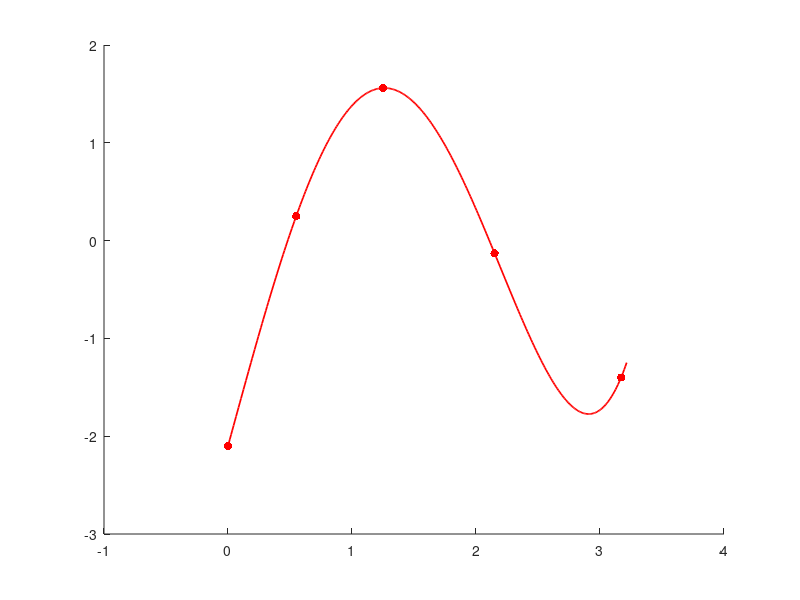
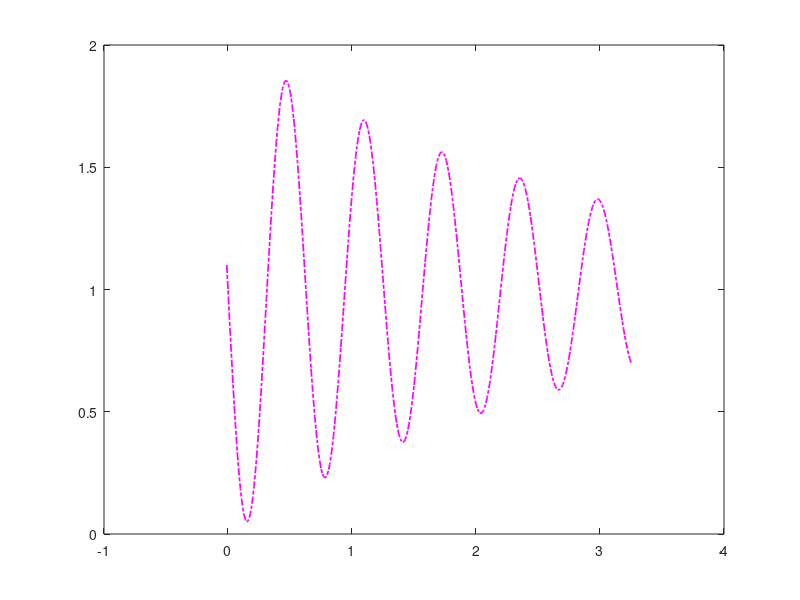

Reproduce these figures in MATLAB, in order. (Note: this script raises an error after producing the figures.)
format long;

clearvars all;  %limpia todas las variables
clc;    %limpia todo el texto de la comanda de windows

x = [0.; 0.55; 1.25; 2.15;3.17];
y = [-2.1; 0.25; 1.56; -0.13; -1.4];

%plot example
figure(1)
scatter(x,y, 'r', 'filled');
hold on;

%plotting a curve

%def the function
xx = -0.01:0.01:3.25;
fun = @(t) (1-exp(-t/3).*sin(10*t));
zz = fun(xx); 

figure(2)
plot(xx, zz, 'm-.', 'Linewidth', 1.25);


%bucle for
N=length(x)
for j=1:N
    sum(j) = x(j) + y(j);
end

%if...else
if(length(x) ~= length(y))
    fprintf('Warning: different lengths \n');
else
    fprintf('Ok. Their length is %d\n', length(x));
    
    %creo la matriu A
    A = [x.^4,x.^3,x.^2,x.^1,x.^0];
    
    if(det(A) < 10^-10)
        error('Break');
        fprintf('Matrix is singular');
    
    else
        coeff = A\y;
        
        xx = x(1)-0.005: 0.01: x(5)+0.05;
        yy = polyval(coeff,xx);
        
        figure(1)
        plot(xx,yy,'r-', 'Linewidth', 1.25);
        hold off
    end
    
    
end

%calling a function
[vsum,normdos]=sumavec(x,y);
